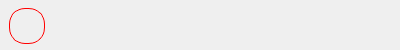
<?xml version="1.0" encoding="UTF-8"?>
<ui version="4.0">
 <class>MessageItemWidget</class>
 <widget class="QWidget" name="MessageItemWidget">
  <property name="geometry">
   <rect>
    <x>0</x>
    <y>0</y>
    <width>400</width>
    <height>50</height>
   </rect>
  </property>
  <property name="sizePolicy">
   <sizepolicy hsizetype="Preferred" vsizetype="Fixed">
    <horstretch>0</horstretch>
    <verstretch>0</verstretch>
   </sizepolicy>
  </property>
  <property name="minimumSize">
   <size>
    <width>0</width>
    <height>50</height>
   </size>
  </property>
  <property name="maximumSize">
   <size>
    <width>16777215</width>
    <height>50</height>
   </size>
  </property>
  <property name="windowTitle">
   <string>Form</string>
  </property>
  <widget class="QLabel" name="labelHead">
   <property name="geometry">
    <rect>
     <x>9</x>
     <y>8</y>
     <width>36</width>
     <height>36</height>
    </rect>
   </property>
   <property name="sizePolicy">
    <sizepolicy hsizetype="Fixed" vsizetype="Fixed">
     <horstretch>0</horstretch>
     <verstretch>0</verstretch>
    </sizepolicy>
   </property>
   <property name="minimumSize">
    <size>
     <width>36</width>
     <height>36</height>
    </size>
   </property>
   <property name="maximumSize">
    <size>
     <width>36</width>
     <height>36</height>
    </size>
   </property>
   <property name="styleSheet">
    <string notr="true">border-radius:16px;
border:1px solid red;</string>
   </property>
   <property name="text">
    <string/>
   </property>
  </widget>
  <widget class="QLabel" name="labelNickname">
   <property name="geometry">
    <rect>
     <x>55</x>
     <y>9</y>
     <width>24</width>
     <height>17</height>
    </rect>
   </property>
   <property name="font">
    <font>
     <family>微软雅黑</family>
     <pointsize>10</pointsize>
    </font>
   </property>
   <property name="text">
    <string/>
   </property>
  </widget>
  <widget class="QLabel" name="labelDate">
   <property name="geometry">
    <rect>
     <x>283</x>
     <y>9</y>
     <width>24</width>
     <height>16</height>
    </rect>
   </property>
   <property name="font">
    <font>
     <family>微软雅黑</family>
     <pointsize>9</pointsize>
    </font>
   </property>
   <property name="styleSheet">
    <string notr="true">color:rgb(178,178,178);
</string>
   </property>
   <property name="text">
    <string/>
   </property>
   <property name="alignment">
    <set>Qt::AlignRight|Qt::AlignTrailing|Qt::AlignVCenter</set>
   </property>
  </widget>
  <widget class="QLabel" name="labelSymbol">
   <property name="geometry">
    <rect>
     <x>283</x>
     <y>33</y>
     <width>24</width>
     <height>18</height>
    </rect>
   </property>
   <property name="minimumSize">
    <size>
     <width>18</width>
     <height>18</height>
    </size>
   </property>
   <property name="maximumSize">
    <size>
     <width>16777215</width>
     <height>18</height>
    </size>
   </property>
   <property name="font">
    <font>
     <family>微软雅黑</family>
     <pointsize>9</pointsize>
    </font>
   </property>
   <property name="text">
    <string/>
   </property>
   <property name="alignment">
    <set>Qt::AlignRight|Qt::AlignTrailing|Qt::AlignVCenter</set>
   </property>
  </widget>
  <widget class="QLabel" name="labelHint">
   <property name="geometry">
    <rect>
     <x>55</x>
     <y>33</y>
     <width>24</width>
     <height>16</height>
    </rect>
   </property>
   <property name="font">
    <font>
     <pointsize>9</pointsize>
    </font>
   </property>
   <property name="styleSheet">
    <string notr="true">color:#f47921;</string>
   </property>
   <property name="text">
    <string/>
   </property>
  </widget>
  <widget class="QLabel" name="labelMessage">
   <property name="geometry">
    <rect>
     <x>169</x>
     <y>33</y>
     <width>24</width>
     <height>16</height>
    </rect>
   </property>
   <property name="styleSheet">
    <string notr="true">color:rgb(154,153,155);</string>
   </property>
   <property name="text">
    <string/>
   </property>
  </widget>
 </widget>
 <resources/>
 <connections/>
</ui>
